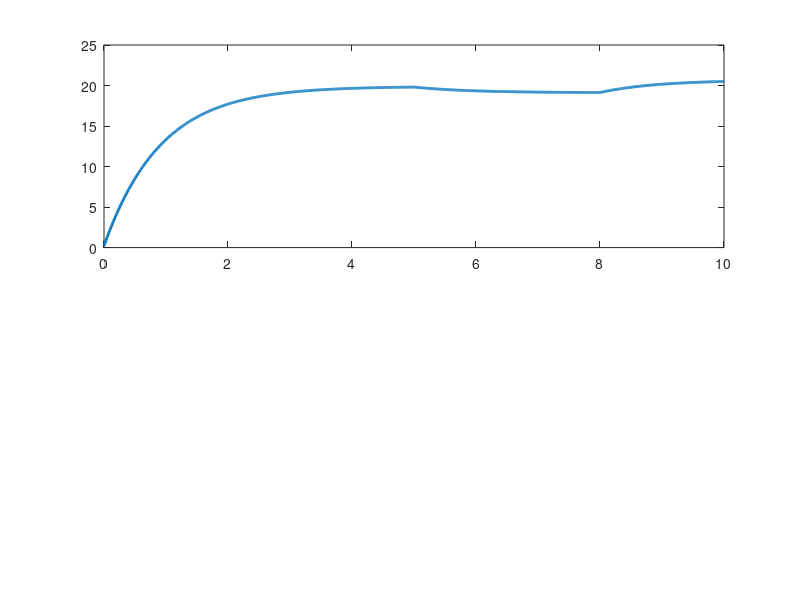

MATLAB code to generate this figure: (Note: this script raises an error after producing the figure.)

%parameters
m = 1000;        % mass of vehicle (kg)
r = 0.3;         % wheel radius (m)
k = 0.3;         % drag coefficient
Kt = 0.5;        % motor constant
Kp = 650;        % controller gain 
g = 9.81;        % gravitational acceleration constant

dt = 0.01;       
t_end = 10;
time = 0:dt:t_end;

%initial conditions
v = 0;           % initial speed (m/s)
v_ref = 20;      % desired speed (m/s)

%storage arrays
v_array = zeros(size(time));
u_array = zeros(size(time));


for i = 1:length(time)
if time(i) > 8             
    theta = -5 * pi/180;   % downhill 
elseif time(i) > 5
    theta = 5 * pi/180;    % uphill 
else
    theta = 0;             % flat
end

%slope force
F_slope = m * 9.81 * sin(theta);
    
    error = v_ref - v;
    
    u = Kp * error;    %proportional control
    
    T = Kt * u;  %motor torque

    F_motor = T / r;
    F_drag = k * v^2;
    
    dv = (F_motor - F_drag - F_slope) / m; %"vehicle net acceleration"
    
    v = v + dv * dt;

    v_array(i) = v;
    u_array(i) = u;
end


subplot(2,1,1)
plot(time, v_array, 'LineWidth', 2); hold on;
yline(v_ref, '--b', 'Reference Speed');
xlabel('Time (s)');
ylabel('Speed (m/s)');
title('EV Speed Response');
grid on;

subplot(2,1,2)
plot(time, u_array, 'LineWidth', 2);
xlabel('Time (s)');
ylabel('Control Input');
title('Control Effort');
grid on;
